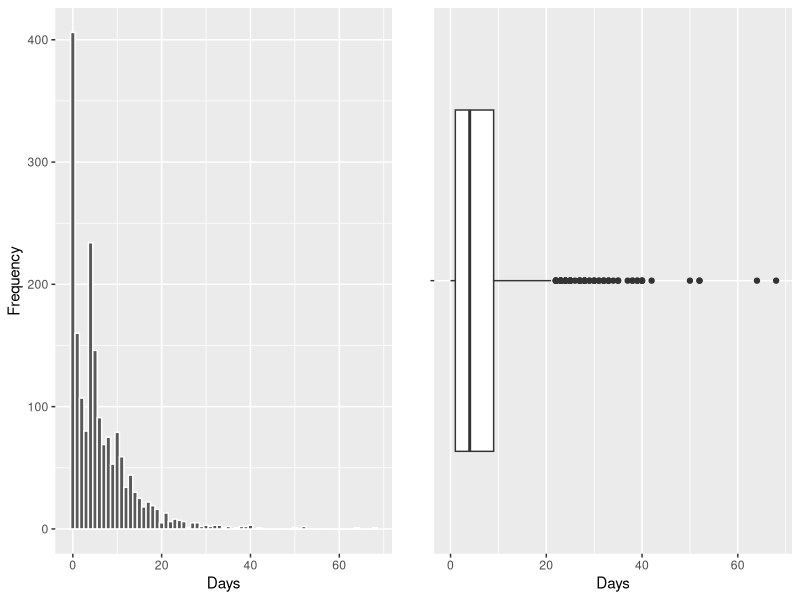
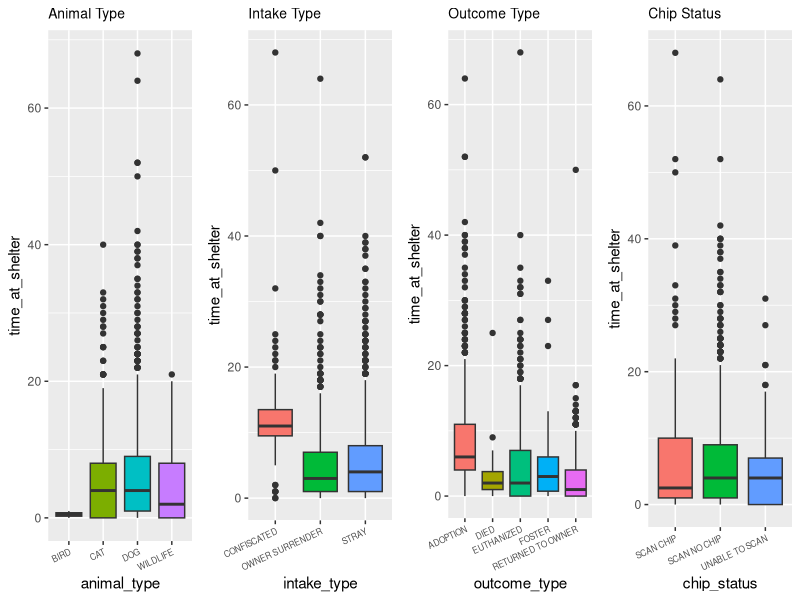

Reproduce these figures in R, in order.
## ---- chunk 1
# Load the data and display the structure
shelter <- read.csv("dataset19.csv")
str(shelter)
## ---- chunk 2
# Check for missing values
missing_values <- colSums(is.na(shelter))
missing_values
## ---- chunk 3
# Convert categorical variables to 'factor'
shelter$animal_type <- as.factor(shelter$animal_type)
shelter$intake_type  <- as.factor(shelter$intake_type )
shelter$outcome_type <- as.factor(shelter$outcome_type)
shelter$chip_status <- as.factor(shelter$chip_status)
## ---- chunk 4
# Visualise the distribution of `time_at_shelter`
library(ggplot2)
library(gridExtra)

# Histogram showing distribution
p1 <- ggplot(shelter, aes(x = time_at_shelter)) + 
  geom_histogram(binwidth = 1, color = "white") +
  labs(x = "Days", y = "Frequency") 

# Boxplot showing the distribution's summary statistics
p2 <- ggplot(shelter, aes(x = time_at_shelter, y = "")) + 
  geom_boxplot() +
  labs(x = "Days", y = "")

# Display plots side by side
grid.arrange(p1, p2, nrow = 1)
## ---- chunk 5
# Compare 'time_at_shelter' distributions across categories
theme <- theme(axis.text.x = element_text(angle = 25, hjust = 1, size = 6), plot.title = element_text(size = 10))
# Create individual plots
g1 <- ggplot(shelter, aes(x = animal_type, y = time_at_shelter, fill = animal_type)) + 
  geom_boxplot(show.legend = FALSE) +
  labs(title = "Animal Type") +
  theme

g2 <- ggplot(shelter, aes(x = intake_type, y = time_at_shelter, fill = intake_type)) + 
  geom_boxplot(show.legend = FALSE) +
  labs(title = "Intake Type") +
  theme

g3 <- ggplot(shelter, aes(x = outcome_type, y = time_at_shelter, fill = outcome_type)) + 
  geom_boxplot(show.legend = FALSE) +
  labs(title = "Outcome Type") +
  theme

g4 <- ggplot(shelter, aes(x = chip_status, y = time_at_shelter, fill = chip_status)) + 
  geom_boxplot(show.legend = FALSE) +
  labs(title = "Chip Status") +
  theme

# Arrange plots in a 2x2 matrix layout
grid.arrange(g1, g2, g3, g4, nrow = 1)
## ---- chunk 6
# Generalised Linear Model (GLM) with Negative Binomial Distribution
library(MASS)
model_nb <- glm.nb(time_at_shelter ~ animal_type + intake_type + outcome_type + chip_status, data = shelter)
summary(model_nb)
## ---- chunk 7
model_poisson <- glm(time_at_shelter ~ animal_type + intake_type + outcome_type + chip_status, 
                     data = shelter, family = "poisson")
summary(model_poisson)
